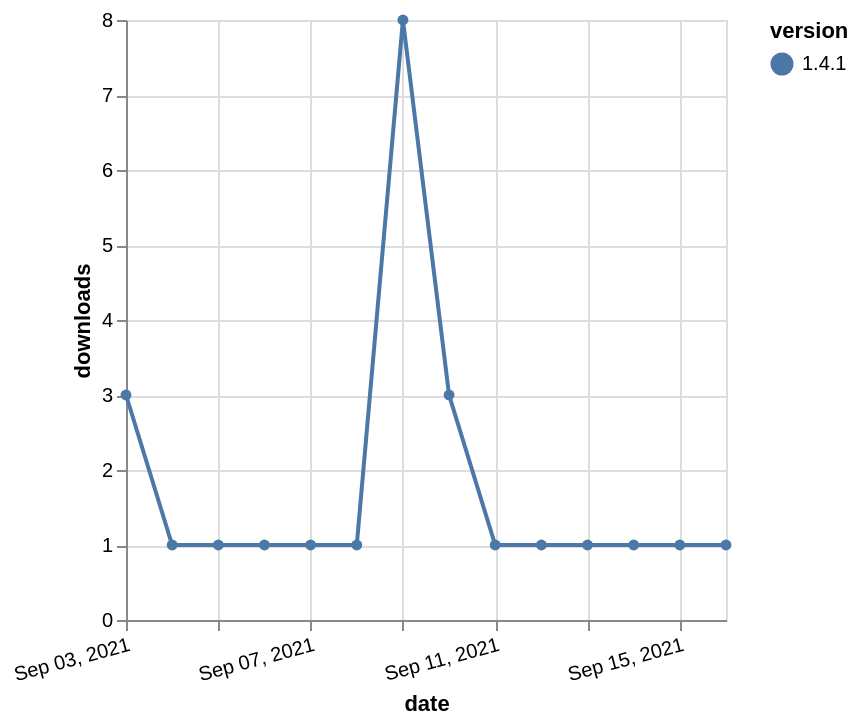

Write a Vega-Lite specification for this figure.
### Vega-Lite specification from a JSON file in a GitHub repository (floating-point values rounded to 4 significant figures)
{"$schema": "https://vega.github.io/schema/vega-lite/v5.json", "description": "A simple bar chart with embedded data.", "data": {"values": [{"date": "2021-09-03", "total": 487, "delta": 3, "version": "1.4.1"}, {"date": "2021-09-04", "total": 488, "delta": 1, "version": "1.4.1"}, {"date": "2021-09-05", "total": 489, "delta": 1, "version": "1.4.1"}, {"date": "2021-09-06", "total": 490, "delta": 1, "version": "1.4.1"}, {"date": "2021-09-07", "total": 491, "delta": 1, "version": "1.4.1"}, {"date": "2021-09-08", "total": 492, "delta": 1, "version": "1.4.1"}, {"date": "2021-09-09", "total": 500, "delta": 8, "version": "1.4.1"}, {"date": "2021-09-10", "total": 503, "delta": 3, "version": "1.4.1"}, {"date": "2021-09-11", "total": 504, "delta": 1, "version": "1.4.1"}, {"date": "2021-09-12", "total": 505, "delta": 1, "version": "1.4.1"}, {"date": "2021-09-13", "total": 506, "delta": 1, "version": "1.4.1"}, {"date": "2021-09-14", "total": 507, "delta": 1, "version": "1.4.1"}, {"date": "2021-09-15", "total": 508, "delta": 1, "version": "1.4.1"}, {"date": "2021-09-16", "total": 509, "delta": 1, "version": "1.4.1"}]}, "width": "container", "mark": {"type": "line", "point": {"filled": true}}, "encoding": {"x": {"field": "date", "type": "temporal", "timeUnit": "yearmonthdate", "title": "date", "axis": {"labelAngle": -15}}, "y": {"field": "delta", "type": "quantitative", "title": "downloads"}, "color": {"field": "version", "type": "nominal"}, "tooltip": {"field": "delta"}}}
